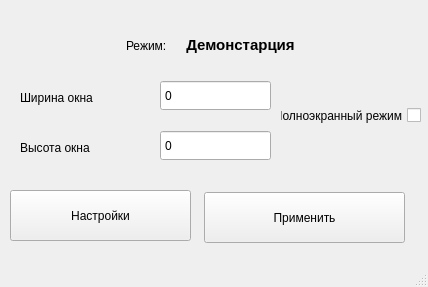
<?xml version="1.0" encoding="UTF-8"?>
<ui version="4.0">
 <class>MainWindow</class>
 <widget class="QMainWindow" name="MainWindow">
  <property name="geometry">
   <rect>
    <x>0</x>
    <y>0</y>
    <width>428</width>
    <height>287</height>
   </rect>
  </property>
  <property name="windowTitle">
   <string>Параметры окна демонстарции</string>
  </property>
  <property name="windowIcon">
   <iconset>
    <normaloff>monitor.ico</normaloff>monitor.ico</iconset>
  </property>
  <widget class="QWidget" name="centralwidget">
   <widget class="QLabel" name="label">
    <property name="geometry">
     <rect>
      <x>126</x>
      <y>30</y>
      <width>61</width>
      <height>31</height>
     </rect>
    </property>
    <property name="text">
     <string>Режим:</string>
    </property>
   </widget>
   <widget class="QLabel" name="label_2">
    <property name="geometry">
     <rect>
      <x>170</x>
      <y>20</y>
      <width>141</width>
      <height>51</height>
     </rect>
    </property>
    <property name="text">
     <string>&lt;html&gt;&lt;head/&gt;&lt;body&gt;&lt;p&gt;&lt;span style=&quot; font-size:11pt; font-weight:600;&quot;&gt;Демонстарция&lt;/span&gt;&lt;/p&gt;&lt;/body&gt;&lt;/html&gt;</string>
    </property>
    <property name="alignment">
     <set>Qt::AlignCenter</set>
    </property>
    <property name="margin">
     <number>5</number>
    </property>
   </widget>
   <widget class="QSpinBox" name="spinBox">
    <property name="geometry">
     <rect>
      <x>160</x>
      <y>80</y>
      <width>111</width>
      <height>31</height>
     </rect>
    </property>
    <property name="buttonSymbols">
     <enum>QAbstractSpinBox::NoButtons</enum>
    </property>
   </widget>
   <widget class="QSpinBox" name="spinBox_2">
    <property name="geometry">
     <rect>
      <x>160</x>
      <y>130</y>
      <width>111</width>
      <height>31</height>
     </rect>
    </property>
    <property name="buttonSymbols">
     <enum>QAbstractSpinBox::NoButtons</enum>
    </property>
   </widget>
   <widget class="QLabel" name="label_3">
    <property name="geometry">
     <rect>
      <x>20</x>
      <y>90</y>
      <width>91</width>
      <height>16</height>
     </rect>
    </property>
    <property name="text">
     <string>Ширина окна</string>
    </property>
   </widget>
   <widget class="QLabel" name="label_4">
    <property name="geometry">
     <rect>
      <x>20</x>
      <y>140</y>
      <width>121</width>
      <height>16</height>
     </rect>
    </property>
    <property name="text">
     <string>Высота окна</string>
    </property>
   </widget>
   <widget class="QCheckBox" name="checkBox">
    <property name="geometry">
     <rect>
      <x>280</x>
      <y>80</y>
      <width>141</width>
      <height>71</height>
     </rect>
    </property>
    <property name="layoutDirection">
     <enum>Qt::RightToLeft</enum>
    </property>
    <property name="text">
     <string>Полноэкранный режим</string>
    </property>
   </widget>
   <widget class="QPushButton" name="pushButton">
    <property name="geometry">
     <rect>
      <x>10</x>
      <y>190</y>
      <width>181</width>
      <height>51</height>
     </rect>
    </property>
    <property name="text">
     <string>Настройки</string>
    </property>
    <property name="icon">
     <iconset>
      <normaloff>setting.png</normaloff>setting.png</iconset>
    </property>
    <property name="autoDefault">
     <bool>false</bool>
    </property>
    <property name="default">
     <bool>false</bool>
    </property>
    <property name="flat">
     <bool>false</bool>
    </property>
   </widget>
   <widget class="QPushButton" name="pushButton_2">
    <property name="geometry">
     <rect>
      <x>204</x>
      <y>192</y>
      <width>201</width>
      <height>51</height>
     </rect>
    </property>
    <property name="text">
     <string>Применить</string>
    </property>
   </widget>
  </widget>
  <widget class="QMenuBar" name="menubar">
   <property name="geometry">
    <rect>
     <x>0</x>
     <y>0</y>
     <width>428</width>
     <height>21</height>
    </rect>
   </property>
  </widget>
  <widget class="QStatusBar" name="statusbar"/>
 </widget>
 <resources/>
 <connections/>
</ui>
